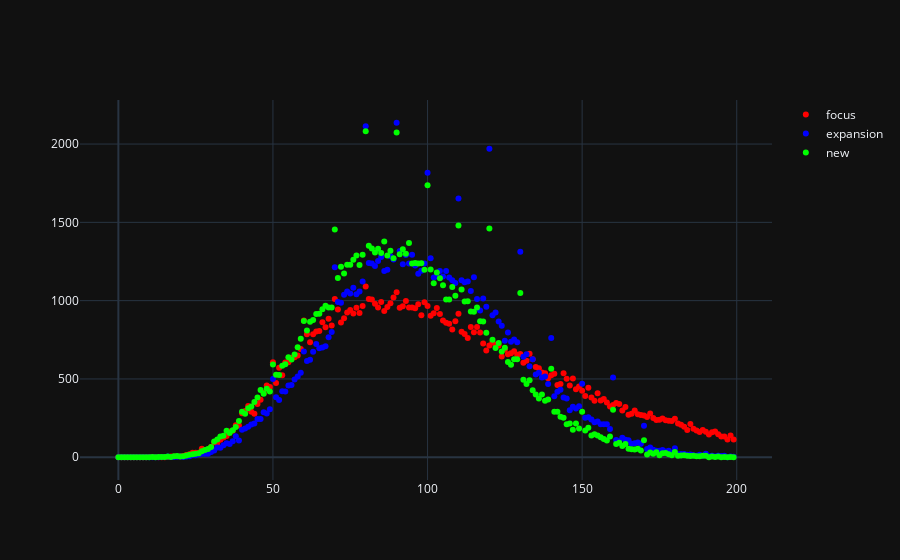

Notebook source saved alongside this figure:
### Code cell
def draw_result():
    data = [
        go.Scatter(
            x=[i for i in range(x_truncate)],
            y=y_focus[:x_truncate],
            mode='markers',
            marker={
                'color': 'rgb(255, 0, 0)'
            },
            name='focus'
        ),
        go.Scatter(
            x=[i for i in range(x_truncate)],
            y=y_expansion[:x_truncate],
            mode='markers',
            marker={
                'color': 'rgb(0, 0, 255)'
            },
            name='expansion'
        ),
        go.Scatter(
            x=[i for i in range(x_truncate)],
            y=y_new[:x_truncate],
            mode='markers',
            marker={
                'color': 'rgb(0, 255, 0)'
            },
            name='new'
        ),
    ]
    fig = go.Figure(
        data=data
    )
    offline.iplot(fig)

draw_result()

### Figure 1 — Plotly figure (JSON) as saved in the notebook; plotly's stock layout.template omitted (floating-point values rounded to 4 significant figures; data arrays with more than 128 entries replaced by an {"elided": "..."} marker saying what was removed)
{"data": [{"marker": {"color": "rgb(255, 0, 0)"}, "mode": "markers", "name": "focus", "x": {"elided": "200 int values"}, "y": {"elided": "200 int values"}, "type": "scatter"}, {"marker": {"color": "rgb(0, 0, 255)"}, "mode": "markers", "name": "expansion", "x": {"elided": "200 int values"}, "y": {"elided": "200 int values"}, "type": "scatter"}, {"marker": {"color": "rgb(0, 255, 0)"}, "mode": "markers", "name": "new", "x": {"elided": "200 int values"}, "y": {"elided": "200 int values"}, "type": "scatter"}], "layout": {}}
